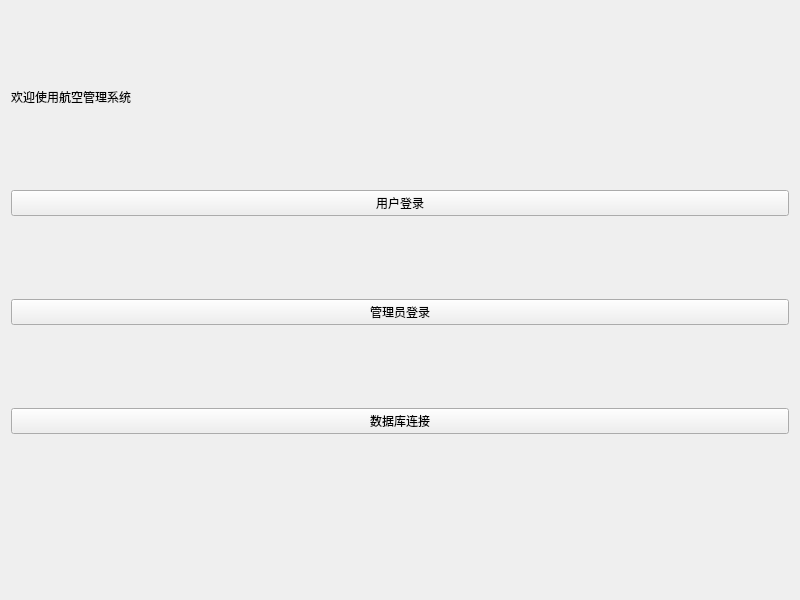
<?xml version="1.0" encoding="UTF-8"?>
<ui version="4.0">
 <class>FirstWidget</class>
 <widget class="QWidget" name="FirstWidget">
  <property name="geometry">
   <rect>
    <x>0</x>
    <y>0</y>
    <width>800</width>
    <height>600</height>
   </rect>
  </property>
  <property name="windowTitle">
   <string>FirstWidget</string>
  </property>
  <layout class="QGridLayout" name="gridLayout">
   <item row="0" column="0">
    <spacer name="verticalSpacer_2">
     <property name="orientation">
      <enum>Qt::Vertical</enum>
     </property>
     <property name="sizeHint" stdset="0">
      <size>
       <width>20</width>
       <height>40</height>
      </size>
     </property>
    </spacer>
   </item>
   <item row="3" column="0">
    <widget class="QPushButton" name="userLogin">
     <property name="text">
      <string>用户登录</string>
     </property>
    </widget>
   </item>
   <item row="1" column="0">
    <widget class="QLabel" name="label">
     <property name="text">
      <string>欢迎使用航空管理系统</string>
     </property>
    </widget>
   </item>
   <item row="2" column="0">
    <spacer name="verticalSpacer">
     <property name="orientation">
      <enum>Qt::Vertical</enum>
     </property>
     <property name="sizeHint" stdset="0">
      <size>
       <width>20</width>
       <height>40</height>
      </size>
     </property>
    </spacer>
   </item>
   <item row="10" column="0">
    <spacer name="verticalSpacer_5">
     <property name="orientation">
      <enum>Qt::Vertical</enum>
     </property>
     <property name="sizeHint" stdset="0">
      <size>
       <width>20</width>
       <height>40</height>
      </size>
     </property>
    </spacer>
   </item>
   <item row="4" column="0">
    <spacer name="verticalSpacer_3">
     <property name="orientation">
      <enum>Qt::Vertical</enum>
     </property>
     <property name="sizeHint" stdset="0">
      <size>
       <width>20</width>
       <height>40</height>
      </size>
     </property>
    </spacer>
   </item>
   <item row="5" column="0">
    <widget class="QPushButton" name="managerLogin">
     <property name="text">
      <string>管理员登录</string>
     </property>
    </widget>
   </item>
   <item row="7" column="0">
    <widget class="QPushButton" name="database">
     <property name="text">
      <string>数据库连接</string>
     </property>
    </widget>
   </item>
   <item row="9" column="0">
    <layout class="QVBoxLayout" name="verticalLayout"/>
   </item>
   <item row="6" column="0">
    <spacer name="verticalSpacer_4">
     <property name="orientation">
      <enum>Qt::Vertical</enum>
     </property>
     <property name="sizeHint" stdset="0">
      <size>
       <width>20</width>
       <height>40</height>
      </size>
     </property>
    </spacer>
   </item>
   <item row="8" column="0">
    <spacer name="verticalSpacer_6">
     <property name="orientation">
      <enum>Qt::Vertical</enum>
     </property>
     <property name="sizeHint" stdset="0">
      <size>
       <width>20</width>
       <height>40</height>
      </size>
     </property>
    </spacer>
   </item>
  </layout>
 </widget>
 <resources/>
 <connections/>
</ui>
